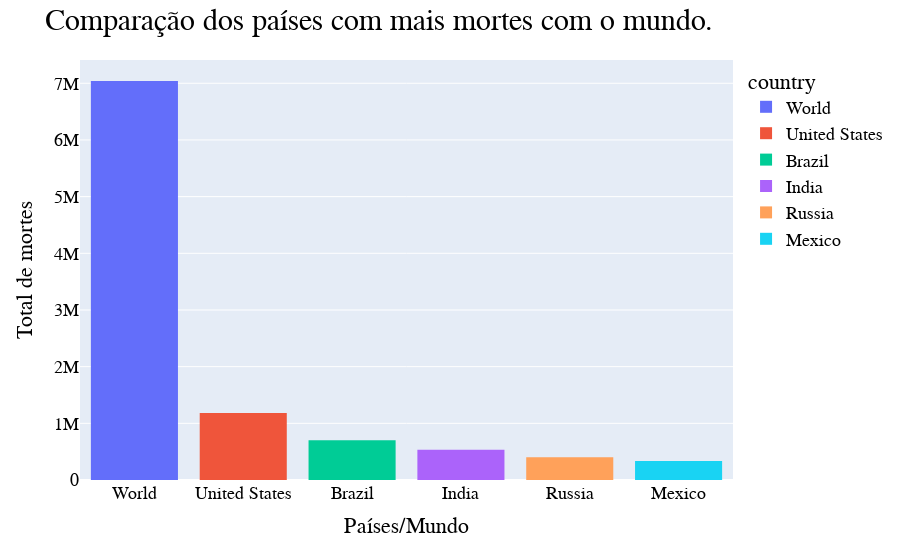

The cell this chart's notebook holds for it:
### Code cell
fig_4 = px.histogram(mortes_mundo, x='country', y='total_de_mortes', color='country')
fig_4.update_layout(
    title="Comparação dos países com mais mortes com o mundo.",
    xaxis_title = "Países/Mundo",
    yaxis_title = "Total de mortes",
    font = {'color': 'Black', 'size':18, 'family':'Courier New'},
    title_font = {'size':30}
)
fig_4.show()

### Figure 1 — Plotly figure (JSON) as saved in the notebook; plotly's stock layout.template omitted (floating-point values rounded to 4 significant figures)
{"data": [{"alignmentgroup": "True", "bingroup": "x", "histfunc": "sum", "hovertemplate": "country=%{x}<br>sum of total_de_mortes=%{y}<extra></extra>", "legendgroup": "World", "marker": {"color": "#636efa", "pattern": {"shape": ""}}, "name": "World", "offsetgroup": "World", "orientation": "v", "showlegend": true, "type": "histogram", "x": ["World"], "xaxis": "x", "y": [7040264], "yaxis": "y"}, {"alignmentgroup": "True", "bingroup": "x", "histfunc": "sum", "hovertemplate": "country=%{x}<br>sum of total_de_mortes=%{y}<extra></extra>", "legendgroup": "United States", "marker": {"color": "#EF553B", "pattern": {"shape": ""}}, "name": "United States", "offsetgroup": "United States", "orientation": "v", "showlegend": true, "type": "histogram", "x": ["United States"], "xaxis": "x", "y": [1182424], "yaxis": "y"}, {"alignmentgroup": "True", "bingroup": "x", "histfunc": "sum", "hovertemplate": "country=%{x}<br>sum of total_de_mortes=%{y}<extra></extra>", "legendgroup": "Brazil", "marker": {"color": "#00cc96", "pattern": {"shape": ""}}, "name": "Brazil", "offsetgroup": "Brazil", "orientation": "v", "showlegend": true, "type": "histogram", "x": ["Brazil"], "xaxis": "x", "y": [702116], "yaxis": "y"}, {"alignmentgroup": "True", "bingroup": "x", "histfunc": "sum", "hovertemplate": "country=%{x}<br>sum of total_de_mortes=%{y}<extra></extra>", "legendgroup": "India", "marker": {"color": "#ab63fa", "pattern": {"shape": ""}}, "name": "India", "offsetgroup": "India", "orientation": "v", "showlegend": true, "type": "histogram", "x": ["India"], "xaxis": "x", "y": [533521], "yaxis": "y"}, {"alignmentgroup": "True", "bingroup": "x", "histfunc": "sum", "hovertemplate": "country=%{x}<br>sum of total_de_mortes=%{y}<extra></extra>", "legendgroup": "Russia", "marker": {"color": "#FFA15A", "pattern": {"shape": ""}}, "name": "Russia", "offsetgroup": "Russia", "orientation": "v", "showlegend": true, "type": "histogram", "x": ["Russia"], "xaxis": "x", "y": [402374], "yaxis": "y"}, {"alignmentgroup": "True", "bingroup": "x", "histfunc": "sum", "hovertemplate": "country=%{x}<br>sum of total_de_mortes=%{y}<extra></extra>", "legendgroup": "Mexico", "marker": {"color": "#19d3f3", "pattern": {"shape": ""}}, "name": "Mexico", "offsetgroup": "Mexico", "orientation": "v", "showlegend": true, "type": "histogram", "x": ["Mexico"], "xaxis": "x", "y": [334958], "yaxis": "y"}], "layout": {"barmode": "relative", "font": {"color": "Black", "family": "Courier New", "size": 18}, "legend": {"title": {"text": "country"}, "tracegroupgap": 0}, "margin": {"t": 60}, "title": {"font": {"size": 30}, "text": "Comparação dos países com mais mortes com o mundo."}, "xaxis": {"anchor": "y", "categoryarray": ["World", "United States", "Brazil", "India", "Russia", "Mexico"], "categoryorder": "array", "domain": [0, 1], "title": {"text": "Países/Mundo"}}, "yaxis": {"anchor": "x", "domain": [0, 1], "title": {"text": "Total de mortes"}}}}
